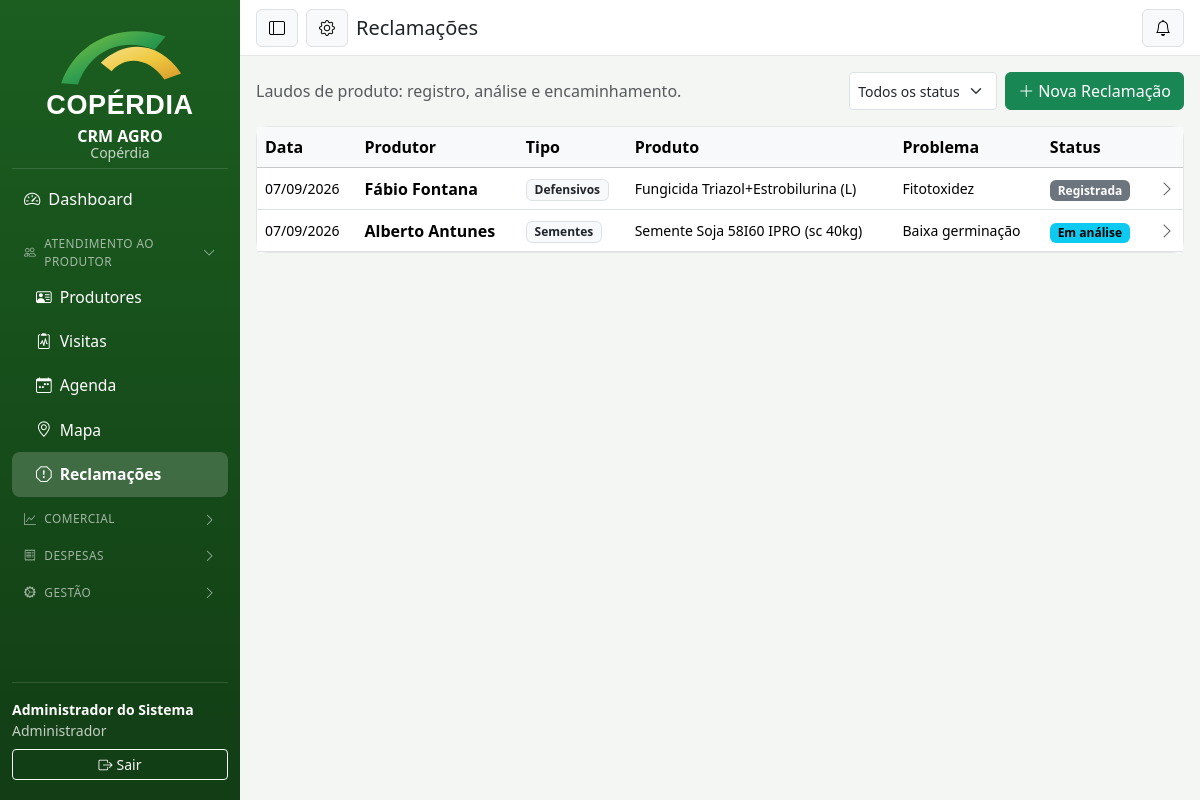
/index.php?r=reclamacoes (signed in), run on the app's committed database.
### tables this page shows
CREATE TABLE reclamacoes (
  id INT AUTO_INCREMENT PRIMARY KEY,
  cliente_id INT NOT NULL,
  usuario_id INT NULL COMMENT 'quem registrou',
  produto_id INT,
  tipo ENUM('Sementes','Fertilizantes','Defensivos','Biológicos','Outros') NOT NULL,
  lote VARCHAR(80),
  nota_fiscal VARCHAR(80),
  cultura_id INT,
  problema VARCHAR(200),
  descricao TEXT,
  status ENUM('Registrada','Em análise','Procedente','Improcedente','Jurídico','Indenização','Encerrada') NOT NULL DEFAULT 'Registrada',
  parecer TEXT,
  valor_indenizacao DECIMAL(12,2) NULL,
  atualizado_em DATETIME NULL,
  criado_em DATETIME NOT NULL DEFAULT CURRENT_TIMESTAMP,
  FOREIGN KEY (cliente_id) REFERENCES clientes(id),
  FOREIGN KEY (usuario_id) REFERENCES usuarios(id),
  FOREIGN KEY (produto_id) REFERENCES produtos(id),
  FOREIGN KEY (cultura_id) REFERENCES culturas(id)
);

CREATE TABLE clientes (
  id INT AUTO_INCREMENT PRIMARY KEY,
  nome VARCHAR(160) NOT NULL,
  situacao ENUM('Associado','Não Associado') NOT NULL DEFAULT 'Associado',
  cpf_cnpj VARCHAR(20),
  telefone VARCHAR(30),
  telefone2 VARCHAR(30),
  email VARCHAR(160),
  endereco VARCHAR(255),
  municipio VARCHAR(120),
  linha VARCHAR(120) COMMENT 'linha/localidade rural (comunidade)',
  estado CHAR(2) DEFAULT 'SC',
  filial_id INT,
  latitude DECIMAL(10,7),
  longitude DECIMAL(10,7),
  responsavel_id INT COMMENT 'usuário (vendedor/técnico) dono da carteira',
  nivel_tecnologico ENUM('Alto','Médio','Baixo') NOT NULL DEFAULT 'Médio',
  volume_compra_anual DECIMAL(14,2) NOT NULL DEFAULT 0,
  potencial_venda DECIMAL(14,2) NOT NULL DEFAULT 0,
  limite_credito DECIMAL(14,2) NOT NULL DEFAULT 0,
  prospecto TINYINT(1) NOT NULL DEFAULT 0 COMMENT 'pré-cadastro (cliente em prospecção)',
  cod_erp INT NULL COMMENT 'código do cliente no ERP (vincula as cargas do Qlik)',
  segmento CHAR(1) NULL COMMENT 'segmento calculado (A/B/C/D/P) — cache do SegmentacaoService',
  segmento_manual CHAR(1) NULL COMMENT 'segmento fixado pelo gestor (prevalece sobre o calculado)',
  ativo TINYINT(1) NOT NULL DEFAULT 1,
  criado_em DATETIME NOT NULL DEFAULT CURRENT_TIMESTAMP,
  FOREIGN KEY (filial_id) REFERENCES filiais(id),
  FOREIGN KEY (responsavel_id) REFERENCES usuarios(id)
);

CREATE TABLE produtos (
  id INT AUTO_INCREMENT PRIMARY KEY,
  nome VARCHAR(160) NOT NULL,
  familia_id INT NOT NULL,
  unidade VARCHAR(20) NOT NULL DEFAULT 'un',
  preco_referencia DECIMAL(12,2) NOT NULL DEFAULT 0,
  estoque DECIMAL(12,2) NOT NULL DEFAULT 0 COMMENT 'saldo local até integração ERP (Fase 5)',
  ativo TINYINT(1) NOT NULL DEFAULT 1,
  FOREIGN KEY (familia_id) REFERENCES familias_produto(id)
);

### app/Views/reclamacoes.php (the view, shortened to what the rows shown need)
<?php
$statusCor = [
  'Registrada'=>'secondary','Em análise'=>'info','Procedente'=>'success','Improcedente'=>'dark',
  'Jurídico'=>'warning','Indenização'=>'primary','Encerrada'=>'light',
];
?>
<div class="card"><div class="table-responsive">
  <table class="table table-hover align-middle mb-0">
    <thead class="table-light"><tr>
      <th>Data</th><th>Produtor</th><th class="d-none d-md-table-cell">Tipo</th>
      <th class="d-none d-lg-table-cell">Produto</th><th>Problema</th><th>Status</th><th class="text-end"></th>
    </tr></thead>
    <tbody>
      <?php foreach ($reclamacoes as $r): ?>
      <tr style="cursor:pointer" onclick="Reclamacoes.ver(<?= $r['id'] ?>)">
        <td class="small"><?= data_br($r['criado_em']) ?></td>
        <td class="fw-semibold"><?= e($r['cliente']) ?></td>
        <td class="d-none d-md-table-cell"><span class="badge text-bg-light border text-dark"><?= e($r['tipo']) ?></span></td>
        <td class="d-none d-lg-table-cell small"><?= e($r['produto'] ?? '—') ?></td>
        <td class="small"><?= e($r['problema'] ?? '—') ?>
        </td>
        <td><span class="badge text-bg-<?= $statusCor[$r['status']] ?? 'secondary' ?> <?= ($statusCor[$r['status']] ?? '') === 'light' ? 'border text-dark' : '' ?>"><?= e($r['status']) ?></span></td>
        <td class="text-end"><i class="bi bi-chevron-right text-muted"></i></td>
      </tr>
      <?php endforeach; ?>
    </tbody>
  </table>
</div></div>

### data on the page
reclamacoes: criado_em "07/09/2026", cliente.nome "Fábio Fontana", tipo "Defensivos", produto.nome "Fungicida Triazol+Estrobilurina (L)", problema "Fitotoxidez", status "Registrada"
reclamacoes: criado_em "07/09/2026", cliente.nome "Alberto Antunes", tipo "Sementes", produto.nome "Semente Soja 58I60 IPRO (sc 40kg)", problema "Baixa germinação", status "Em análise"

### other printed values
$rotulo "Dashboard"
$gLabel "ATENDIMENTO AO PRODUTOR"
$rotulo "Produtores"
$rotulo "Visitas"
$rotulo "Agenda"
$rotulo "Mapa"
$rotulo "Reclamações"
$gLabel "COMERCIAL"
$gLabel "DESPESAS"
$gLabel "GESTÃO"
Auth::usuario()['nome'] "Administrador do Sistema"
Auth::perfil() "Administrador"
$titulo "Reclamações"
